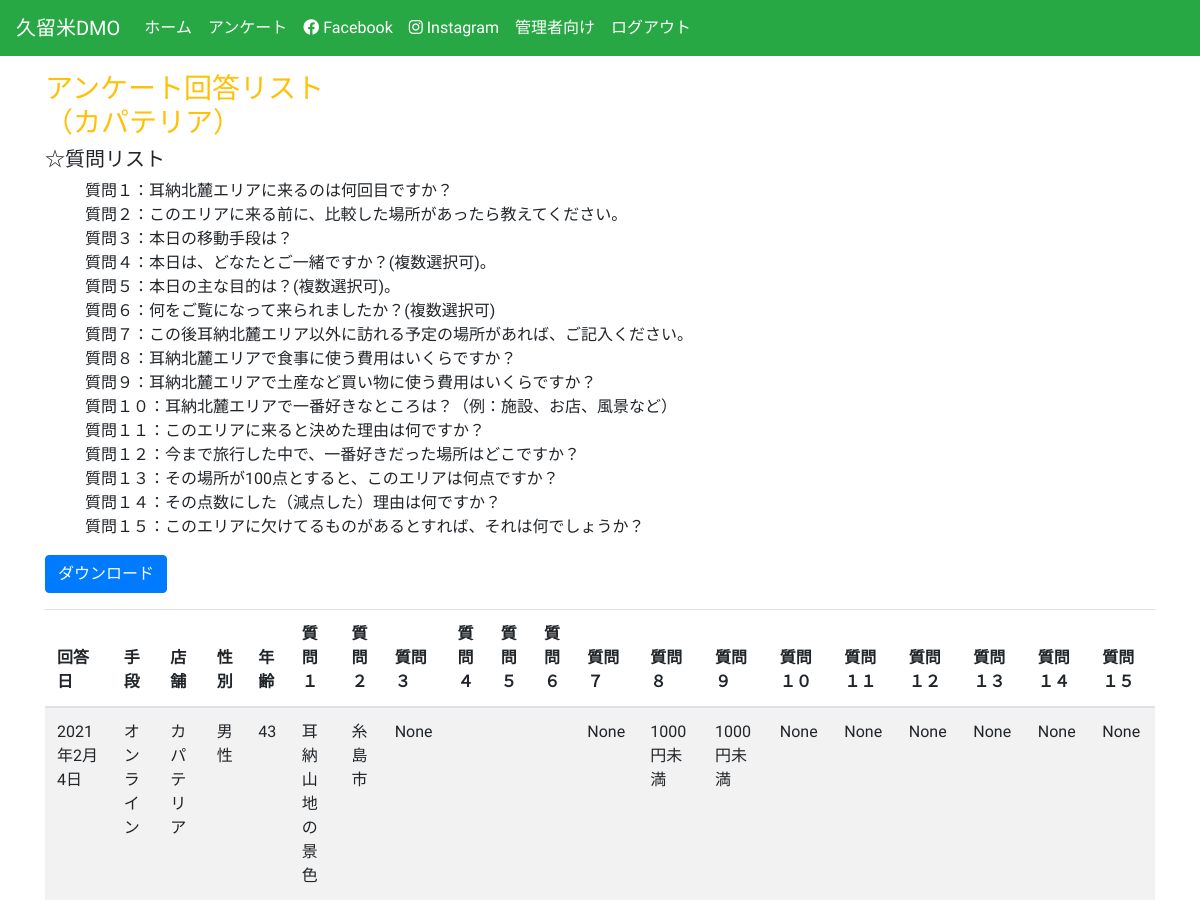
Before: /ka_list/ (signed in) with the older database file.
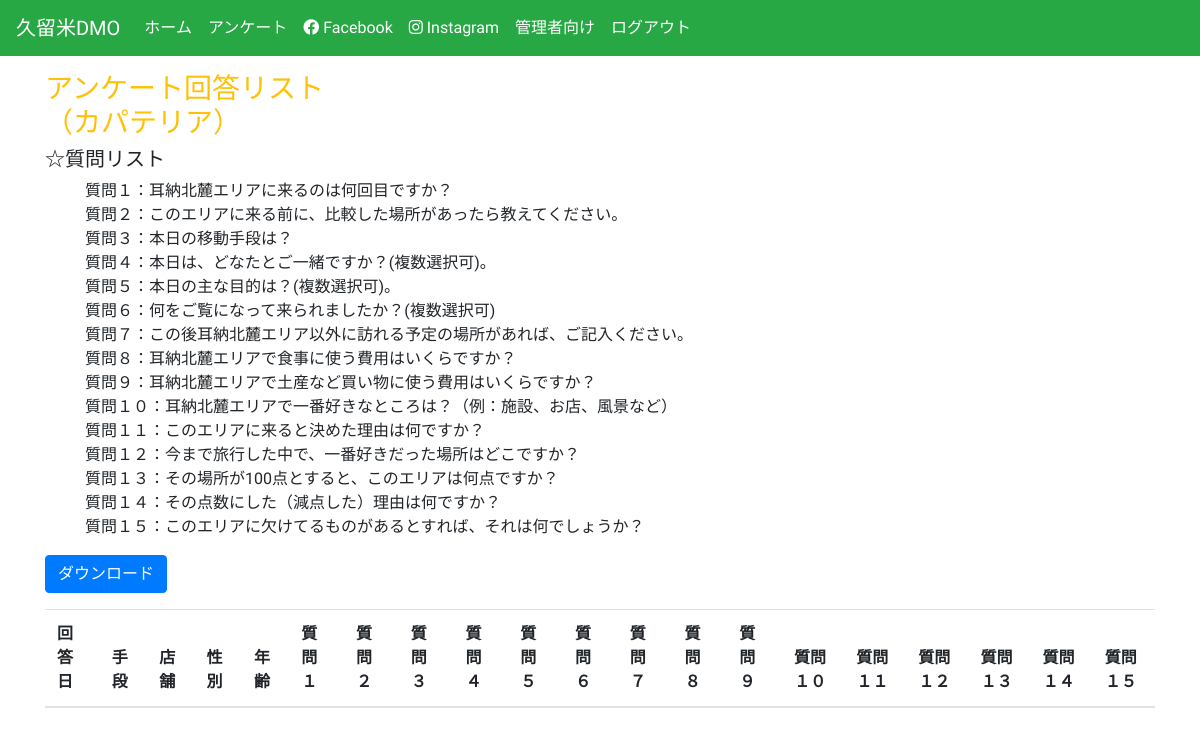
After: the same page with the newer database file.
### anke/models.py (models this page shows, shortened)
class Anke(models.Model):
    STATUS_CHOICES = (
        ('on', 'オンライン'),
        ('off', '紙'),
    )
    VISIT_CHOICES = (
        ('0', '初めて'),
        ('1', '２回目〜５回目'),
        ('2', '６回目〜１０回目'),
        ('3', '１０回以上'),
        ('4', '地元住民'),
    )
    MONEY_CHOICES = (
        ('0', '1000円未満'),
        ('1', '1000円以上〜2000円未満'),
        ('2', '2000円以上〜3000円未満'),
        ('3', '4000円以上〜5000円未満'),
        ('4', '5000円以上〜10000円未満'),
        ('5', '10000円以上'),
    )
    SHOP_CHOICES = (
        ('ka', 'カパテリア'),
        ('be', '紅乙女酒造'),
        ('ky', '巨峰ワイン'),
        ('ju', '樹蘭マルシェ'),
        ('others', 'その他'),
    )
    SEX_CHOICES = (
        ('m', '男性'),
        ('f', '女性'),
    )
    user = models.ForeignKey(settings.AUTH_USER_MODEL,
                             related_name='anke_created',
                             on_delete=models.PROTECT, verbose_name=('ユーザー'), null=True, blank=True)
    name = models.CharField(max_length=200, verbose_name=('氏名'))
    shop = models.CharField(max_length=300, default='others', verbose_name=('お店'), choices=SHOP_CHOICES)
    age = models.PositiveIntegerField(null=True, verbose_name=('年齢'), blank=True)
    sex = models.CharField(max_length=200, verbose_name=('性別'), choices=SEX_CHOICES, default='f')
    address = models.CharField(blank=True, null=True, max_length=300, verbose_name=('住所'))
    email = models.EmailField(verbose_name=('Eメールアドレス'))
    created = models.DateTimeField(auto_now_add=True, verbose_name=('回答日時'), null=True)
    status = models.CharField(max_length=200, choices=STATUS_CHOICES, verbose_name='回答手段', null=True, default='on')
    question1 = models.CharField(max_length=300, blank=True, choices=VISIT_CHOICES, default='0', verbose_name=('質問1'))
    question2 = models.CharField(max_length=300, blank=True, null=True, verbose_name=('質問2'))
    question3 = models.ForeignKey(Traffic, on_delete=models.PROTECT, verbose_name='質問3', blank=True, null=True)
    question4 = models.ManyToManyField(Person, verbose_name='質問4', blank=True)
    question5 = models.ManyToManyField(Purpose, verbose_name='質問5', blank=True)
    question6 = models.ManyToManyField(Media, verbose_name='質問6', blank=True)
    question7 = models.CharField(max_length=300, blank=True, null=True, verbose_name=('質問7'))
    question8 = models.CharField(max_length=300, blank=True, choices=MONEY_CHOICES, default='0', verbose_name=('質問8'))
    question9 = models.CharField(max_length=300, blank=True, choices=MONEY_CHOICES, default='0', verbose_name=('質問9'))
    question10 = models.CharField(max_length=300, blank=True, null=True, verbose_name=('質問10'))
    question11 = models.TextField(blank=True, null=True, verbose_name=('質問11'))
    question12 = models.CharField(max_length=300, blank=True, null=True, verbose_name=('質問12'))
    question13 = models.PositiveIntegerField(blank=True, null=True, verbose_name=('質問13'))
    question14 = models.TextField(blank=True, null=True, verbose_name=('質問14'))
    question15 = models.TextField(blank=True, null=True, verbose_name=('質問15'))
    class Meta:
        verbose_name = ('アンケート')
        verbose_name_plural = ('アンケート')
        permissions = [
            ('special_status1', 'kapateria'),
        ]

### anke/views.py (the view)
# urls.py: path('ka_list/', views.ankeList_ka, name='ka_list'),
@permission_required('anke.special_status1')
@login_required
def ankeList_ka(request):
    data = Anke.objects.filter(shop='ka')
    return render(request, 'anke/ka_list.html', {'data': data})

### anke/templates/anke/ka_list.html (shortened to what this page needs)
{% extends 'base.html' %}
{% load crispy_forms_tags %}
{% block content %}
<div class="container">
<h3 class="mt-3 text-warning">アンケート回答リスト<br>（カパテリア）</h3>
    <div class="questions">
      <h5>☆質問リスト</h5>
      <ul  style="list-style: none;">
        <li>質問１：耳納北麓エリアに来るのは何回目ですか？</li>
        <li>質問２：このエリアに来る前に、比較した場所があったら教えてください。</li>
        <li>質問３：本日の移動手段は？</li>
        <li>質問４：本日は、どなたとご一緒ですか？(複数選択可)。</li>
        <li>質問５：本日の主な目的は？(複数選択可)。</li>
        <li>質問６：何をご覧になって来られましたか？(複数選択可)</li>
        <li>質問７：この後耳納北麓エリア以外に訪れる予定の場所があれば、ご記入ください。</li>
        <li>質問８：耳納北麓エリアで食事に使う費用はいくらですか？</li>
        <li>質問９：耳納北麓エリアで土産など買い物に使う費用はいくらですか？</li>
        <li>質問１０：耳納北麓エリアで一番好きなところは？（例：施設、お店、風景など）</li>
        <li>質問１１：このエリアに来ると決めた理由は何ですか？</li>
        <li>質問１２：今まで旅行した中で、一番好きだった場所はどこですか？</li>
        <li>質問１３：その場所が100点とすると、このエリアは何点ですか？</li>
        <li>質問１４：その点数にした（減点した）理由は何ですか？</li>
        <li>質問１５：このエリアに欠けてるものがあるとすれば、それは何でしょうか？</li>
      </ul>
    </div>
    <a class="btn btn-primary mb-3" href="{%  url 'anke:ka_export' %}">ダウンロード</a>
    <table class="table table-striped">
        <thead>
            <tr>
            <th scope="col">回答日</th>
            <th scope="col">手段</th>
            <th scope="col">店舗</th>
            <th scope="col">性別</th>
            <th scope="col">年齢</th>
            <th scope="col">質問１</th>
            <th scope="col">質問２</th>
            <th scope="col">質問３</th>
            <th scope="col">質問４</th>
            <th scope="col">質問５</th>
            <th scope="col">質問６</th>
            <th scope="col">質問７</th>
            <th scope="col">質問８</th>
            <th scope="col">質問９</th>
            <th scope="col">質問１０</th>
            <th scope="col">質問１１</th>
            <th scope="col">質問１２</th>
            <th scope="col">質問１３</th>
            <th scope="col">質問１４</th>
            <th scope="col">質問１５</th>
            </tr>
          </thead>
    <tbody>
    {% for answer in data %}
    <tr　scope="row">
      <td>{{answer.created|date}}</td>
      <td>{{answer.get_status_display}}</td>
      <td>{{answer.get_shop_display}}</td>
      <td>{{answer.get_sex_display}}</td>
      <td>{{answer.age}}</td>
      <td>{{answer.get_question1_display}}</td>
      <td>{{answer.question2}}</td>
      <td>{{answer.question3}}</td>
      <td>
      </td>
      <td>
      </td>
      <td>
      </td>
      <td>{{answer.question7}}</td>
      <td>{{answer.get_question8_display}}</td>
      <td>{{answer.get_question9_display}}</td>
      <td>{{answer.question10}}</td>
      <td>{{answer.question11}}</td>
      <td>{{answer.question12}}</td>
      <td>{{answer.question13}}</td>
      <td>{{answer.question14}}</td>
      <td>{{answer.question15}}</td>
  </tr>
    {% endfor %}
    </tbody>
    </table>
</div>
{% endblock content %}

### templates/base.html (shortened to what this page needs)
{% load static %}
<!DOCTYPE html>
<html lang="ja">
  <head>
    <link rel="stylesheet" href="https://pro.fontawesome.com/releases/v5.10.0/css/all.css"/>
    <link rel="stylesheet" href="https://stackpath.bootstrapcdn.com/bootstrap/4.5.0/css/bootstrap.min.css">
  </head>
  <body style="font-family: 'Kosugi Maru', sans-serif;">
        <nav class="navbar navbar-expand-lg navbar-dark bg-success">
            <a class="navbar-brand" href="{% url 'anke:index' %}">久留米DMO</a>
            <div class="collapse navbar-collapse" id="navbarNavAltMarkup">
              <div class="navbar-nav">
                <a class="nav-item nav-link active" href="{% url 'anke:index' %}">ホーム<span class="sr-only">(current)</span></a>
                <a class="nav-item nav-link active" href="{% url 'anke:anke' %}">アンケート</a>
                <a class="nav-item nav-link active" href="https://www.facebook.com/kurumedmo/" target="_blank"><i class="fab fa-facebook mr-1"></i>Facebook</a>
                <a class="nav-item nav-link active" href="https://www.instagram.com/kurumedmo/" target="_blank"><i class="fab fa-instagram mr-1"></i>Instagram</a>
                {% if user.is_staff %}
                <a class="nav-item nav-link active" href="{% url 'anke:table' %}">管理者向け</a>
                {% endif %}
                {% if user.is_authenticated %}
                <a class="nav-item nav-link active" href="{% url 'account_logout' %}">ログアウト</a>
                {% endif %}
              </div>
            </div>
          </nav>
    {% block content %}
    {% endblock %}
  </body>
</html>

Changed rows visible on the page:
removed Anke: created "2021年2月4日", status "オンライン", shop "カパテリア", sex "男性", age "43", question1 "耳納山地の景色", question2 "糸島市", question3 "None", question7 "None", question8 "1000円未満", question9 "1000円未満", question10 "None", question11 "None", question12 "None", question13 "None", question14 "None", question15 "None"
